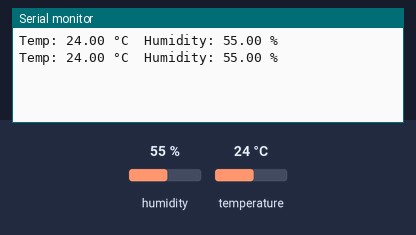
Recording of a sketch running on a simulated Arduino Uno, built with avr-gcc and run on an emulated ATmega328P. Parts: the last lines printed to the serial monitor. The test bench sets the inputs (shaded band); at power-on: humidity 55 %, temperature 24 °C.

Above: at 2.8 s.
2.9 s: humidity set to 22 %
At 5.3 s:
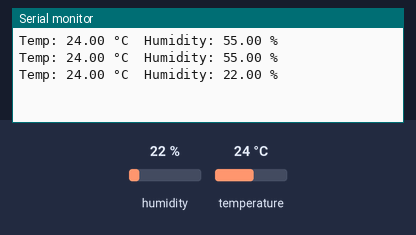
5.6 s: temperature set to 12 °C
At 6.5 s:
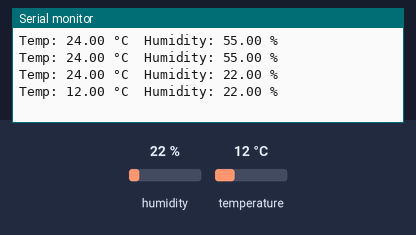
8.3 s: humidity set to 40 %
At 11.3 s:
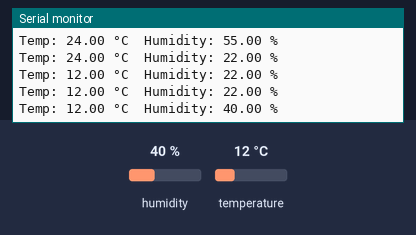
Timing chart, 0 to 12.8 s (numbered marks = the images above; inputs shaded):
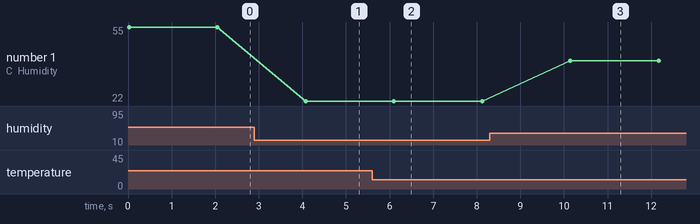

Measured:
- after the input at 2.9 s, the serial monitor: prints a new line after 1.2 s (image 1)
- after the input at 5.6 s, the serial monitor: prints a new line after 0.50 s (image 2)
- after the input at 8.3 s, the serial monitor: prints a new line after 1.8 s (image 3)
- plotted number 1: 55 → 22 after the input at 2.9 s, 22 → 40 after the input at 8.3 s

The sketch:

dht-test.ino
```cpp
#include <DHT.h>
#define DHTPIN 15
#define DHTTYPE DHT11

DHT dht(DHTPIN, DHTTYPE);

void setup() {
  Serial.begin(115200);
  dht.begin();
}

void loop() {
  float h = dht.readHumidity();
  float t = dht.readTemperature();

  Serial.print("Temp: ");
  Serial.print(t);
  Serial.print(" °C  Humidity: ");
  Serial.print(h);
  Serial.println(" %");

  delay(2000);

}
```
